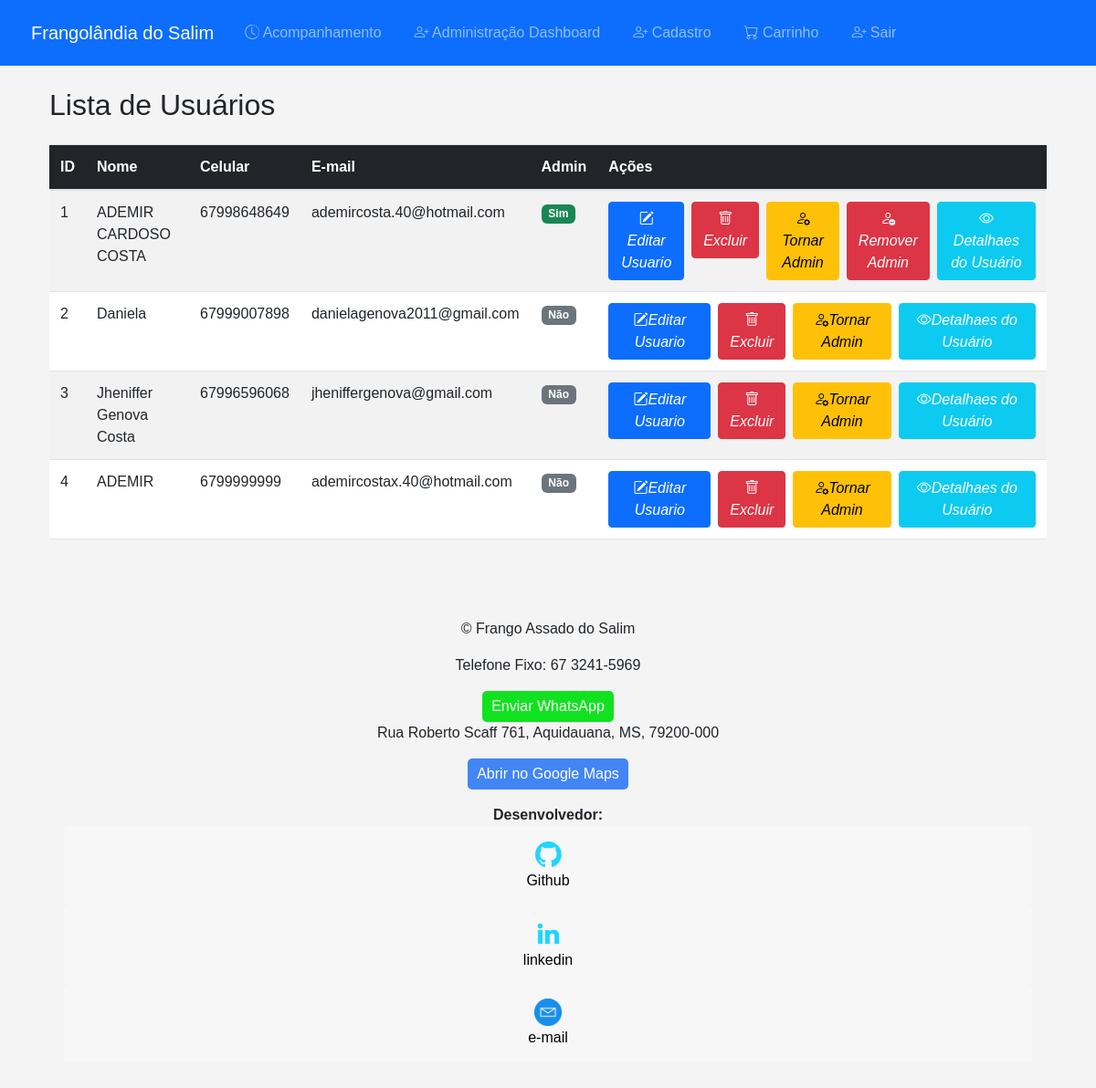
/admin_usuarios (signed in), run on an earlier commit of the app's database.
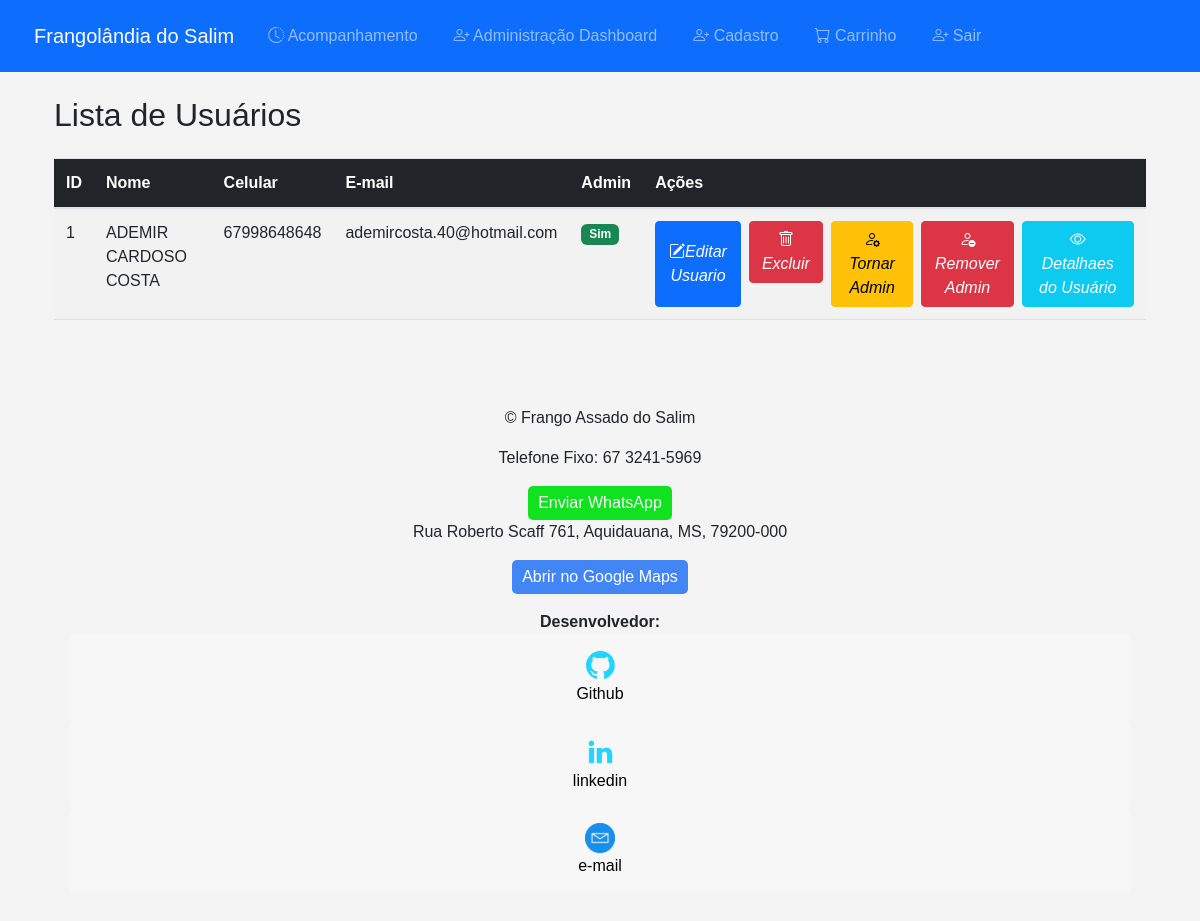
And on a later commit of the database.
### app.py (models this page shows, shortened)
class Usuario(db.Model, UserMixin):
    id = db.Column(db.Integer, primary_key=True)
    nome = db.Column(db.String(100), nullable=False)
    email = db.Column(db.String(100), unique=True, nullable=False)
    celular = db.Column(db.String(20), unique=True, nullable=False)
    senha_hash = db.Column(db.String(255), nullable=False)
    cep = db.Column(db.String(10), nullable=False)
    logradouro = db.Column(db.String(255), nullable=False)
    numero = db.Column(db.String(20), nullable=False)
    complemento = db.Column(db.String(100))
    bairro = db.Column(db.String(100), nullable=False)
    cidade = db.Column(db.String(100), nullable=False)
    estado = db.Column(db.String(2), nullable=False)
    is_admin = db.Column(db.Boolean, default=False)  # Campo obrigatório
    data_registro = db.Column(db.DateTime, default=datetime.utcnow)  # Data de registro
    ultimo_pedido = db.Column(db.DateTime)  # Data do último pedido
    itens_pedidos = db.Column(db.String(255))  # Itens pedidos (pode ser ajustado para um relacionamento com outra tabela)

### app.py (the view)
@app.route('/admin_usuarios')
@login_required
def admin_usuarios():
    if not current_user.is_admin:
        return redirect(url_for('index'))
    usuarios = Usuario.query.all()  # Recupera todos os usuários
    return render_template('admin_usuarios.html', usuarios=usuarios)

### app.py (called while the page is built)
@login_manager.user_loader
def load_user(user_id):
    return Usuario.query.get(int(user_id))

@app.context_processor
def inject_datetime():
    cuiaba_tz = pytz.timezone('America/Cuiaba')
    return {
        'datetime': datetime,
        'timedelta': timedelta,
        'now_in_cuiaba': lambda: datetime.now(cuiaba_tz)  # Data atual em Cuiabá
    }

### templates/admin_usuarios.html (shortened to what this page needs)
{% extends "base.html" %}
{% block content %}
<head>
    <link href="https://cdn.jsdelivr.net/npm/bootstrap@5.3.0/dist/css/bootstrap.min.css" rel="stylesheet">
    <link rel="stylesheet" href="https://cdn.jsdelivr.net/npm/bootstrap-icons@1.8.1/font/bootstrap-icons.css">
    <link rel="stylesheet" href="{{ url_for('static', filename='style.css') }}">
</head>
<div class="container mt-4">
    <h2 class="mb-4">Lista de Usuários</h2>
    <div class="table-responsive">
        <table class="table table-striped table-hover align-middle">
            <thead class="table-dark">
                <tr>
                    <th scope="col">ID</th>
                    <th scope="col">Nome</th>
                    <th scope="col">Celular</th>
                    <th scope="col">E-mail</th>
                    <th scope="col">Admin</th>
                    <th scope="col">Ações</th>
                </tr>
            </thead>
            <tbody>
                {% for usuario in usuarios %}
                <tr>
                    <td>{{ usuario.id }}</td>
                    <td>{{ usuario.nome if usuario.nome else 'N/A' }}</td>
                    <td>{{ usuario.celular }}</td>
                    <td>{{ usuario.email }}</td>
                    <td>
                        {% if usuario.is_admin %}
                            <span class="badge bg-success">Sim</span>
                        {% else %}
                            <span class="badge bg-secondary">Não</span>
                        {% endif %}
                    </td>
                    <td>
                        <div class="d-flex gap-2">
                            <a href="{{ url_for('editar_usuario', user_id=usuario.id) }}"
                               class="btn btn-sm btn-primary"
                               title="Editar Usuário">
                                <i class="bi bi-pencil-square">Editar Usuario</i>
                            </a>
                            <form method="POST" action="{{ url_for('excluir_usuario', user_id=usuario.id) }}" style="display:inline;">
                                <button type="submit" class="btn btn-sm btn-danger"
                                        onclick="return confirm('Tem certeza que deseja excluir este usuário?');"
                                        title="Excluir Usuário">
                                    <i class="bi bi-trash">Excluir</i>
                                </button>
                            </form>
                            <a href="{{ url_for('tornar_admin', user_id=usuario.id) }}"
                               class="btn btn-sm btn-warning"
                               title="Tornar Admin">
                                <i class="bi bi-person-gear">Tornar Admin</i>
                            </a>
                            {% if usuario.is_admin %}
                            <button class="btn btn-sm btn-danger remover-admin-btn"
                                    data-user-id="{{ usuario.id }}"
                                    title="Clique duas vezes para remover admin">
                                <i class="bi bi-person-dash">Remover Admin</i>
                            </button>
                            {% endif %}
                            <button class="btn btn-sm btn-info"
                                    data-bs-toggle="modal"
                                    data-bs-target="#detalhesUsuario{{ usuario.id }}"
                                    title="Ver Detalhes">
                                <i class="bi bi-eye">Detalhaes do Usuário</i>
                            </button>
                        </div>
                    </td>
                </tr>
                {% endfor %}
            </tbody>
        </table>
    </div>
</div>
{% endblock %}

### templates/base.html (shortened to what this page needs)
<!DOCTYPE html>
<html lang="pt-BR">
<head>
    <link href="https://cdn.jsdelivr.net/npm/bootstrap@5.1.3/dist/css/bootstrap.min.css" rel="stylesheet">
    <link rel="stylesheet" href="https://cdn.jsdelivr.net/npm/bootstrap-icons@1.8.1/font/bootstrap-icons.css">
        <link href="https://cdn.jsdelivr.net/npm/bootstrap@5.3.0/dist/css/bootstrap.min.css" rel="stylesheet">
        <link rel="stylesheet" href="https://cdn.jsdelivr.net/npm/bootstrap-icons@1.8.1/font/bootstrap-icons.css">
        <link rel="stylesheet" href="{{ url_for('static', filename='style.css') }}">
   </head>
   <body>
 <nav class="navbar navbar-expand-lg navbar-dark bg-primary">
    <div class="container-fluid">
            <link rel="stylesheet" href="{{ url_for('static', filename='style.css') }}">
        </head>
        <body>
        <nav class="navbar navbar-expand-lg navbar-dark bg-primary">
            <div class="container-fluid">
                <a class="navbar-brand" href="{{ url_for('index') }}">Frangolândia do Salim</a>
                <div class="collapse navbar-collapse" id="navbarNav">
                    <ul class="navbar-nav ms-auto">
                        <li class="nav-item">
                            <a class="nav-link {% if request.endpoint == 'acompanhamento' %}active{% endif %}" href="{{ url_for('acompanhamento') }}">
                                <i class="bi bi-clock-history"></i> Acompanhamento
                            </a>
                        </li>
                        <li class="nav-item">
                            <a class="nav-link {% if request.endpoint == 'admin_dashboard' %}active{% endif %}" href="{{ url_for('admin_dashboard') }}">
                                <i class="bi bi-person-plus"></i> Administração Dashboard
                            </a>
                        </li>
                        <li class="nav-item">
                            <a class="nav-link {% if request.endpoint == 'cadastro' %}active{% endif %}" href="{{ url_for('cadastro') }}">
                                <i class="bi bi-person-plus"></i> Cadastro
                            </a>
                        </li>
                        <li class="nav-item">
                            <a class="nav-link {% if request.endpoint == 'carrinho' %}active{% endif %}" href="{{ url_for('carrinho') }}">
                                <i class="bi bi-cart"></i> Carrinho
                            </a>
                        </li>
                            <li class="nav-item">
                                <a class="nav-link {% if request.endpoint == 'logout' %}active{% endif %}" href="{{ url_for('logout') }}">
                                    <i class="bi bi-person-plus"></i> Sair
                                </a>
                            </li>
                    </ul>
                </div>
            </div>
        </nav>
            </div>
    </nav>
    <div class="container mt-4">
        {% block content %}{% endblock %}
    </div>
</body>
<footer>
    <center>
    <p>&copy; Frango Assado do Salim</p>
    <p> Telefone Fixo: 67 3241-5969 </P
    <a href="https://wa.me/+5567999344814" target="_blank">
        <button style="padding: 5px 10px; font-size: 16px; background-color: rgb(17, 226, 31); color: white; border: none; border-radius: 5px; cursor: pointer;">
            Enviar WhatsApp
        </button>
    </a>
    <p>Rua Roberto Scaff 761, Aquidauana, MS, 79200-000</p>
    <a href="https://maps.app.goo.gl/ccnmCcJQ5WkXRnye9" target="_blank">
        <button style="padding: 5px 10px; font-size: 16px; background-color: #4285F4; color: white; border: none; border-radius: 5px; cursor: pointer;">
            Abrir no Google Maps
        </button>
    </a>
    <div class="apresentacao__links">
        <strong class="apresentacao__links__subtitulo">Desenvolvedor:</strong><p>
        <a class="apresentacao__links__navegacao" href="https://github.com/Ademir-Costa">
            <img src="/static/imagens/github.png">
            Github
        </a>
        <a class="apresentacao__links__navegacao" href="https://linkedin.com/in/ademir-cardoso-costa-2b390b26">
            <img src="/static/imagens/linkedin.png">
            linkedin
        </a>
        <a class="apresentacao__links__navegacao" href="mailto:ademircosta.40@hotmail.com">
            <img src="/static/imagens/icone_email.png" width=30px hiight= 30px>e-mail
        </a>
    </div>
</center>
</footer>
</body>
</html>

### static/style.css (style rules this page uses)
body { font-family: Arial, sans-serif; margin: 0; padding: 0; background-color: #f4f4f4; }
nav a { color: white; margin: 0 10px; text-decoration: none; }
form button { padding: 10px 15px; background-color: #333; color: white; border: none; border-radius: 4px; cursor: pointer; }
.table { width: 100%; margin-bottom: 1rem; border-collapse: collapse; }
.table th, .table td { padding: 0.75rem; vertical-align: top; border-top: 1px solid #dee2e6; }
.table thead th { vertical-align: bottom; border-bottom: 2px solid #dee2e6; }
.table-striped tbody tr:nth-of-type(odd) { background-color: rgba(0, 0, 0, 0.05); }
.btn { display: inline-block; font-weight: 400; text-align: center; vertical-align: middle; user-select: none; border: 1px solid transparent; padding: 0.375rem 0.75rem; font-size: 1rem; line-height: 1.5; border-radius: 0.25rem; transition: color 0.15s ease-in-out, background-color 0.15s ease-in-out, border-color 0.15s ease-in-out, box-shadow 0.15s ease-in-out; }
.btn-primary { color: #fff; background-color: #007bff; border-color: #007bff; }
.btn-info { color: #fff; background-color: #17a2b8; border-color: #17a2b8; }
footer { padding: 70px; position: relative; width: 100%; bottom: 0; }
.apresentacao__links__navegacao { padding: 15px; display: flex; flex-direction: column; justify-content: center; align-items: center; gap: 1px; border-radius: 5px; border: 0px solid hsl(0, 0%, 97%); background-color: hsl(0, 0%, 97%); text-decoration: none; color: black; }
.btn-info { background-color: #17a2b8; border-color: #17a2b8; }
.btn-sm { font-size: 0.8rem; padding: 0.375rem 0.75rem; display: flex; align-items: center; gap: 0.25rem; }
.btn-primary { background-color: #0d6efd; border-color: #0d6efd; }
.btn-danger { background-color: #dc3545; border-color: #dc3545; }
.btn-warning { background-color: #ffc107; border-color: #ffc107; color: #000; }
.btn-info { background-color: #0dcaf0; border-color: #0dcaf0; }
.bi { font-size: 1rem; }
.d-flex.gap-2 { gap: 0.5rem; }

What changed in the data, as far as the page shows it:
removed Usuario: id "2", nome "Daniela", celular "67999007898", email "danielagenova2011@gmail.com", is_admin "Não"
removed Usuario: id "3", nome "Jheniffer Genova Costa", celular "67996596068", email "jheniffergenova@gmail.com", is_admin "Não"
removed Usuario: id "4", nome "ADEMIR", celular "6799999999", email "ademircostax.40@hotmail.com", is_admin "Não"
changed Usuario "ADEMIR CARDOSO COSTA": celular "67998648649" → "67998648648"
